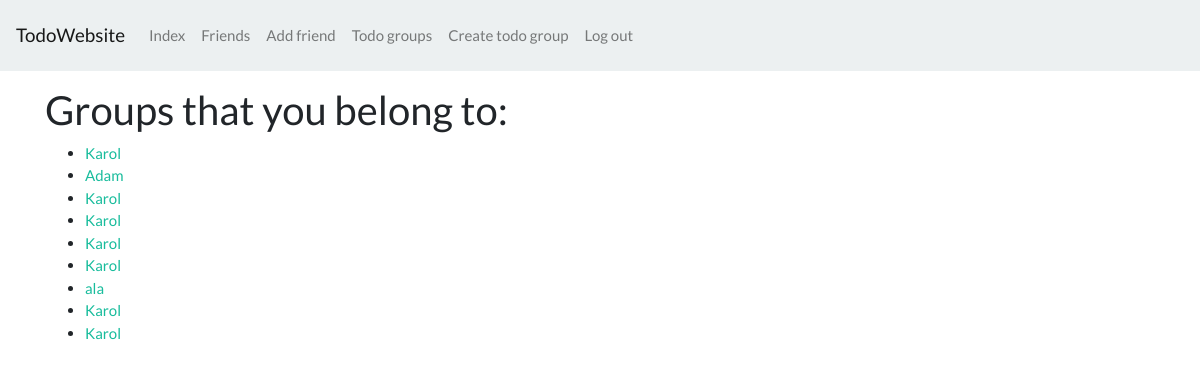
Before: /home/todo/ (signed in) with the older database file.
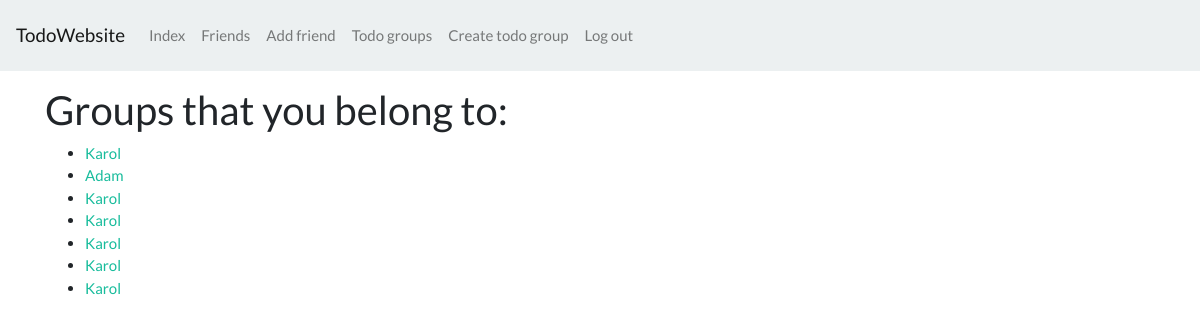
After: the same page with the newer database file.
### todo/models.py (models this page shows, shortened)
class TodoGroup(models.Model):
    name = models.CharField(max_length=255)
    photo = models.ImageField(upload_to=get_group_photo_path)
    slug = models.SlugField(unique=True, blank=True)
    members = models.ManyToManyField(User)
    creator = models.ForeignKey(User, on_delete=models.CASCADE, related_name='user_creator', null=True, blank=True)
    created = models.DateField(auto_now_add=True)
    def get_absolute_url(self):
        return reverse('todo:single_group', kwargs={'slug': self.slug})
    class Meta:
        ordering = ('-created',)

### todo/views.py (the view)
# urls.py: path('', index, name='index'),
@login_required
def index(request):
    groups = TodoGroup.objects.filter(members__id=request.user.id).all()
    return render(request, 'todo/index.html', {'groups': groups})

### templates/todo/index.html (shortened to what this page needs)
{% extends 'base.html' %}
{% block container %}
    <div>
        <h2>Groups that you belong to:</h2>
        <ul>
            {% for group in groups %}
                <li><a href="{{ group.get_absolute_url }}">{{ group.name }}</a></li>
            {% endfor %}
        </ul>
    </div>
{% endblock %}

Changed rows visible on the page:
no longer on this page (row edited): TodoGroup: name "Karol"
no longer on this page (row edited): TodoGroup: name "ala"
